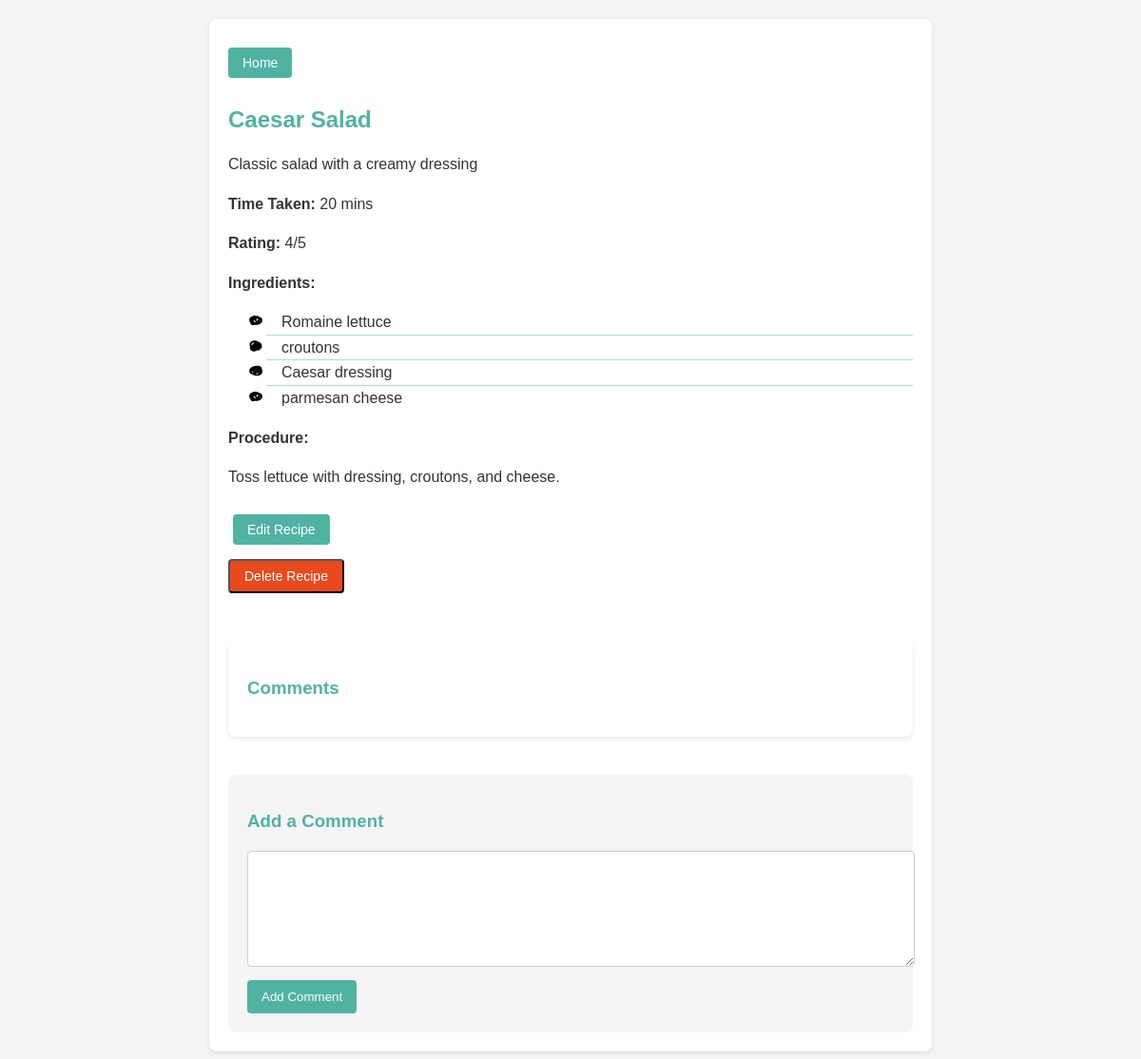
/4, run on the app's committed database.
### tables this page shows
CREATE TABLE recipes (
        id INTEGER PRIMARY KEY AUTOINCREMENT,
        title TEXT NOT NULL,
        description TEXT NOT NULL,
        procedure TEXT,
        rating INTEGER,
        time_taken TEXT,
        ingredients TEXT
    );

### app.py (the view)
@app.route('/<int:id>', methods=['GET', 'POST'])
def recipe(id):
    conn = get_db_connection()
    recipe = conn.execute('SELECT * FROM recipes WHERE id = ?', (id,)).fetchone()
    if request.method == 'POST':
        comment = request.form['comment']
        conn.execute('INSERT INTO comments (recipe_id, comment) VALUES (?, ?)', (id, comment))
        conn.commit()
    comments = conn.execute('SELECT * FROM comments WHERE recipe_id = ?', (id,)).fetchall()
    conn.close()
    return render_template('recipe.html', recipe=recipe, comments=comments)

### app.py (called while the page is built)
def get_db_connection():
    conn = sqlite3.connect('database.db')
    conn.row_factory = sqlite3.Row
    return conn

### templates/recipe.html (shortened to what this page needs)
<!DOCTYPE html>
<html>
<head>
    <link rel="stylesheet" type="text/css" href="{{ url_for('static', filename='style.css') }}">
</head>
<body>
    <div class="recipe-details">
        <a href="{{ url_for('index') }}" class="home-button">Home</a>
        <h2>{{ recipe['title'] }}</h2>
        <p>{{ recipe['description'] }}</p>
        <p><strong>Time Taken:</strong> {{ recipe['time_taken'] }}</p>
        <p><strong>Rating:</strong> {{ recipe['rating'] }}/5</p>
        <p><strong>Ingredients:</strong></p>
        <ul>
            {% for ingredient in recipe['ingredients'].split(',') %}
                <li>{{ ingredient.strip() }}</li>
            {% endfor %}
        </ul>
        <p><strong>Procedure:</strong></p>
        <p>{{ recipe['procedure'] }}</p>
        <a href="{{ url_for('edit', id=recipe['id']) }}" class="edit-button">Edit Recipe</a>
<form action="{{ url_for('delete', id=recipe['id']) }}" method="post" onsubmit="return confirm('Are you sure you want to delete this recipe?');">
    <input type="submit" value="Delete Recipe" class="delete-button">
</form>
        <div class="comments-section">
            <h3>Comments</h3>
        </div>
        <div class="add-comment-form">
            <h3>Add a Comment</h3>
            <form method="post">
                <textarea name="comment" id="comment" required></textarea>
                <input type="submit" value="Add Comment">
            </form>
        </div>
    </div>
</body>
</html>

### static/style.css (style rules this page uses)
body { font-family: 'Arial', sans-serif; background-color: #f4f4f4; margin: 0; padding: 0; color: #333; }
.recipe-details { background: white; padding: 20px; margin-top: 20px; border-radius: 8px; box-shadow: 0 2px 4px rgba(0, 0, 0, 0.1); }
.recipe-details h2 { color: #50b3a2; margin-bottom: 20px; }
.recipe-details p { line-height: 1.6; }
.comments-section { background: white; padding: 20px; margin-top: 20px; border-radius: 8px; box-shadow: 0 2px 4px rgba(0, 0, 0, 0.1); }
.add-comment-form textarea { width: 100%; padding: 10px; margin-bottom: 10px; border: 1px solid #ddd; border-radius: 4px; height: 100px; }
.add-comment-form input[type="submit"] { background: #50b3a2; color: white; border: none; padding: 10px 15px; border-radius: 4px; cursor: pointer; }
.recipe-details h2, .recipe-details h3 { color: #50b3a2; margin-bottom: 20px; }
.comments-section { margin-top: 40px; }
.add-comment-form { margin-top: 40px; }
.add-comment-form h3 { color: #50b3a2; margin-bottom: 20px; }
.add-comment-form textarea { width: 100%; padding: 10px; margin-bottom: 20px; border: 1px solid #ddd; border-radius: 4px; height: 100px; }
.recipe-details { background: white; padding: 20px; margin: 20px auto; width: 60%; border-radius: 8px; box-shadow: 0 2px 4px rgba(0,0,0,0.1); }
.recipe-details p, .recipe-details ul { line-height: 1.6; }
.add-comment-form { margin-top: 40px; padding: 20px; background: #f4f4f4; border-radius: 8px; }
.add-comment-form h3 { color: #50b3a2; }
.add-comment-form textarea { width: 100%; padding: 10px; border: 1px solid #ccc; border-radius: 4px; height: 100px; margin-bottom: 10px; }
.add-button, .edit-button { display: inline-block; background: #50b3a2; color: white; padding: 5px 10px; margin: 5px; text-decoration: none; border-radius: 4px; }
.edit-button { display: inline-block; background: #50b3a2; color: white; padding: 8px 15px; margin-top: 10px; text-decoration: none; border-radius: 4px; font-size: 14px; }
.home-button { display: inline-block; background: #50b3a2; color: white; padding: 8px 15px; margin: 10px 0; text-decoration: none; border-radius: 4px; font-size: 14px; }
.delete-button { display: inline-block; background: #e8491d; color: white; padding: 8px 15px; margin: 10px 0; text-decoration: none; border-radius: 4px; font-size: 14px; }
li { padding: 0 0 0 1rem; }
li:not(:last-child) { border-bottom: 1px solid lightblue; }
li:first-child { margin-top: 1rem; }
li:last-child { margin-bottom: 1rem; }
::marker { ' '; }
li:nth-child(3n)::marker { ' '; }
li:nth-child(3n - 1)::marker { ' '; }

### data on the page
recipes: title "Caesar Salad", description "Classic salad with a creamy dressing", time_taken "20 mins", rating "4", procedure "Toss lettuce with dressing, croutons, and cheese."

### other printed values
{{ ingredient.strip() }} "Romaine lettuce" "croutons" "Caesar dressing" "parmesan cheese"
